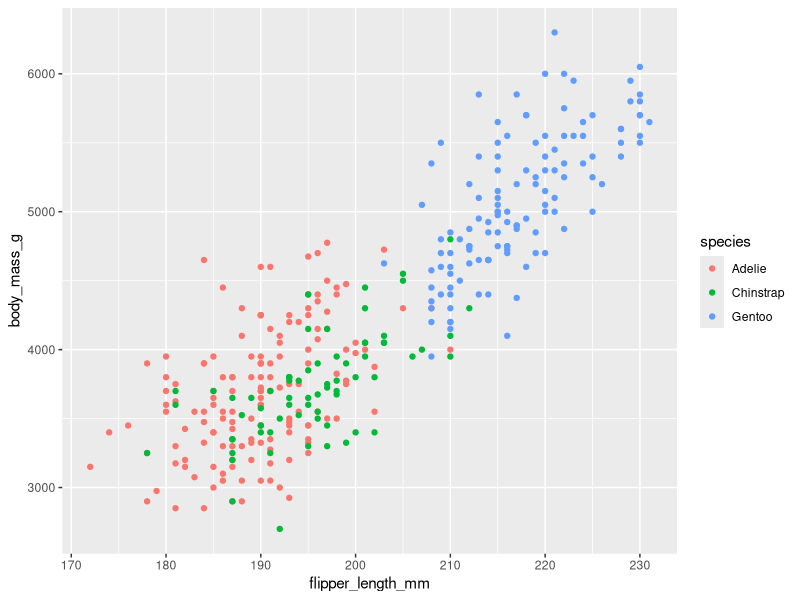
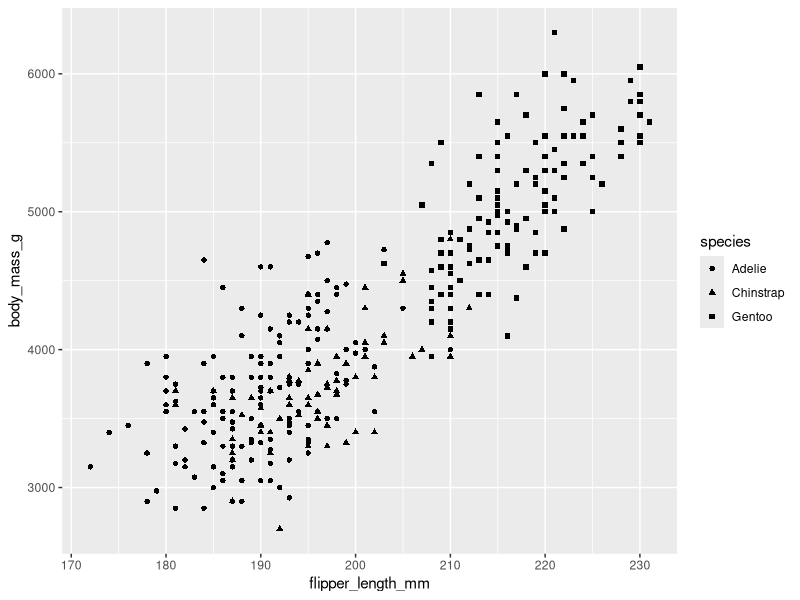
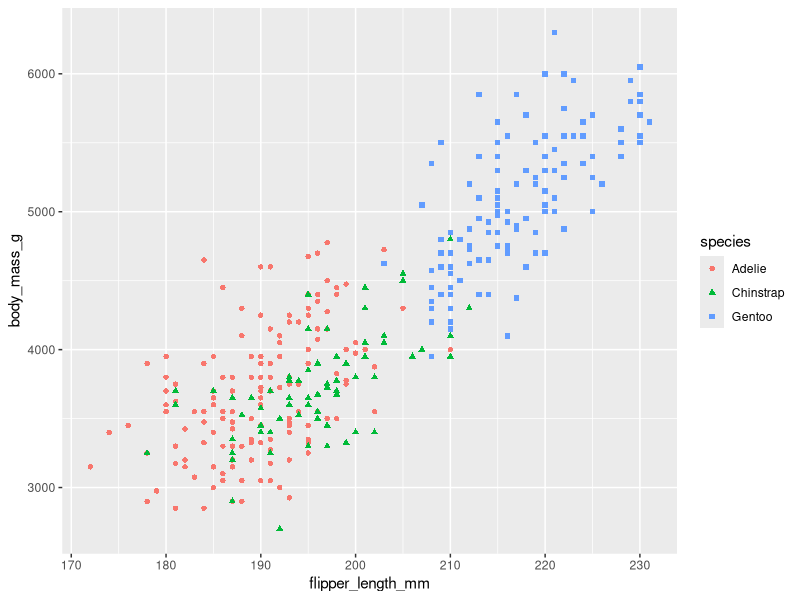
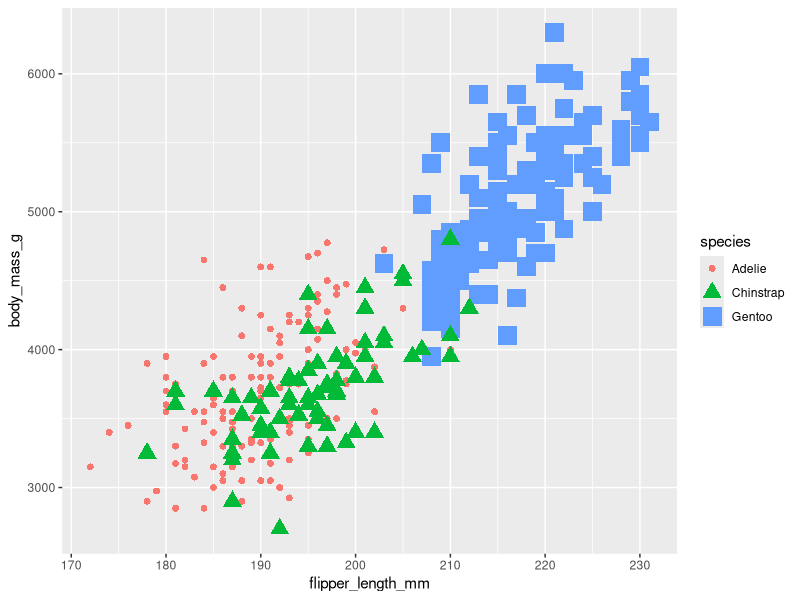
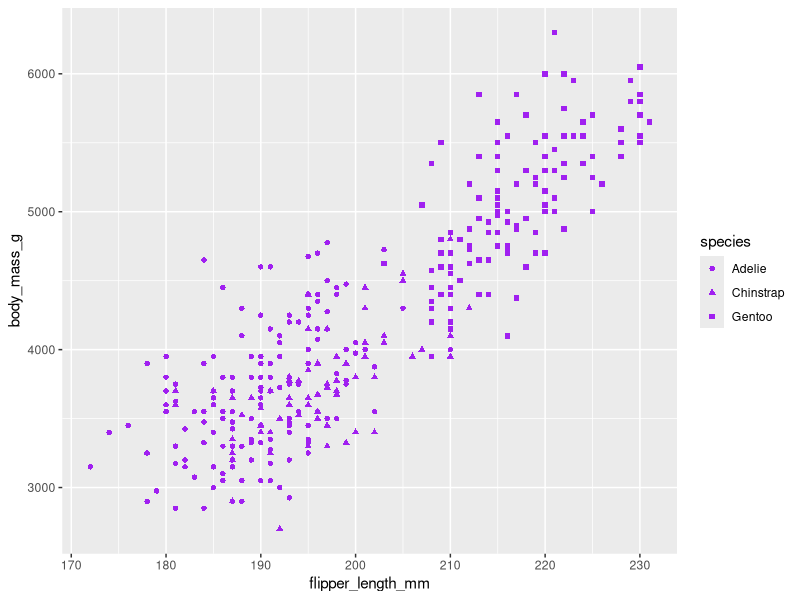

The R source for these figures, in order:
library(ggplot2)
library(palmerpenguins)

ggplot(data=penguins)+
    geom_point(mapping=aes(x=flipper_length_mm,y=body_mass_g,color=species))
ggplot(data=penguins)+
    geom_point(mapping=aes(x=flipper_length_mm,y=body_mass_g,shape=species))
ggplot(data=penguins)+
    geom_point(mapping=aes(x=flipper_length_mm,y=body_mass_g,shape=species,color=species))
ggplot(data=penguins)+
    geom_point(mapping=aes(x=flipper_length_mm,y=body_mass_g,shape=species,color=species,size=species))

ggplot(data=penguins)+
    geom_point(mapping=aes(x=flipper_length_mm,y=body_mass_g,shape=species),color="Purple")
